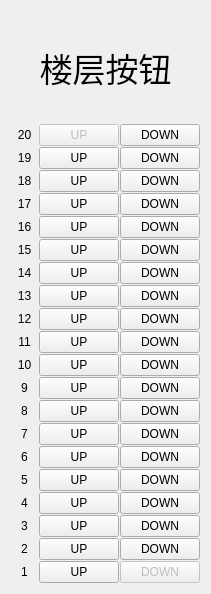
<?xml version="1.0" encoding="UTF-8"?>
<ui version="4.0">
 <class>buildingOfFloor</class>
 <widget class="QWidget" name="buildingOfFloor">
  <property name="geometry">
   <rect>
    <x>0</x>
    <y>0</y>
    <width>211</width>
    <height>594</height>
   </rect>
  </property>
  <property name="windowTitle">
   <string>楼层图</string>
  </property>
  <layout class="QVBoxLayout" name="verticalLayout_2">
   <item>
    <layout class="QVBoxLayout" name="verticalLayout">
     <property name="spacing">
      <number>1</number>
     </property>
     <item>
      <widget class="QLabel" name="label_93">
       <property name="font">
        <font>
         <pointsize>25</pointsize>
        </font>
       </property>
       <property name="text">
        <string>楼层按钮</string>
       </property>
       <property name="alignment">
        <set>Qt::AlignCenter</set>
       </property>
      </widget>
     </item>
     <item>
      <layout class="QHBoxLayout" name="horizontalLayout_21">
       <item>
        <widget class="QLabel" name="label_115">
         <property name="text">
          <string>20</string>
         </property>
         <property name="alignment">
          <set>Qt::AlignCenter</set>
         </property>
        </widget>
       </item>
       <item>
        <widget class="QPushButton" name="up20">
         <property name="enabled">
          <bool>false</bool>
         </property>
         <property name="text">
          <string>UP</string>
         </property>
        </widget>
       </item>
       <item>
        <widget class="QPushButton" name="down20">
         <property name="text">
          <string>DOWN</string>
         </property>
        </widget>
       </item>
      </layout>
     </item>
     <item>
      <layout class="QHBoxLayout" name="horizontalLayout_18">
       <item>
        <widget class="QLabel" name="label_112">
         <property name="text">
          <string>19</string>
         </property>
         <property name="alignment">
          <set>Qt::AlignCenter</set>
         </property>
        </widget>
       </item>
       <item>
        <widget class="QPushButton" name="up19">
         <property name="text">
          <string>UP</string>
         </property>
        </widget>
       </item>
       <item>
        <widget class="QPushButton" name="down19">
         <property name="text">
          <string>DOWN</string>
         </property>
        </widget>
       </item>
      </layout>
     </item>
     <item>
      <layout class="QHBoxLayout" name="horizontalLayout_17">
       <item>
        <widget class="QLabel" name="label_111">
         <property name="text">
          <string>18</string>
         </property>
         <property name="alignment">
          <set>Qt::AlignCenter</set>
         </property>
        </widget>
       </item>
       <item>
        <widget class="QPushButton" name="up18">
         <property name="text">
          <string>UP</string>
         </property>
        </widget>
       </item>
       <item>
        <widget class="QPushButton" name="down18">
         <property name="text">
          <string>DOWN</string>
         </property>
        </widget>
       </item>
      </layout>
     </item>
     <item>
      <layout class="QHBoxLayout" name="horizontalLayout_20">
       <item>
        <widget class="QLabel" name="label_114">
         <property name="text">
          <string>17</string>
         </property>
         <property name="alignment">
          <set>Qt::AlignCenter</set>
         </property>
        </widget>
       </item>
       <item>
        <widget class="QPushButton" name="up17">
         <property name="text">
          <string>UP</string>
         </property>
        </widget>
       </item>
       <item>
        <widget class="QPushButton" name="down17">
         <property name="text">
          <string>DOWN</string>
         </property>
        </widget>
       </item>
      </layout>
     </item>
     <item>
      <layout class="QHBoxLayout" name="horizontalLayout_19">
       <item>
        <widget class="QLabel" name="label_113">
         <property name="text">
          <string>16</string>
         </property>
         <property name="alignment">
          <set>Qt::AlignCenter</set>
         </property>
        </widget>
       </item>
       <item>
        <widget class="QPushButton" name="up16">
         <property name="text">
          <string>UP</string>
         </property>
        </widget>
       </item>
       <item>
        <widget class="QPushButton" name="down16">
         <property name="text">
          <string>DOWN</string>
         </property>
        </widget>
       </item>
      </layout>
     </item>
     <item>
      <layout class="QHBoxLayout" name="horizontalLayout_2">
       <item>
        <widget class="QLabel" name="label_96">
         <property name="text">
          <string>15</string>
         </property>
         <property name="alignment">
          <set>Qt::AlignCenter</set>
         </property>
        </widget>
       </item>
       <item>
        <widget class="QPushButton" name="up15">
         <property name="text">
          <string>UP</string>
         </property>
        </widget>
       </item>
       <item>
        <widget class="QPushButton" name="down15">
         <property name="text">
          <string>DOWN</string>
         </property>
        </widget>
       </item>
      </layout>
     </item>
     <item>
      <layout class="QHBoxLayout" name="horizontalLayout_3">
       <item>
        <widget class="QLabel" name="label_97">
         <property name="text">
          <string>14</string>
         </property>
         <property name="alignment">
          <set>Qt::AlignCenter</set>
         </property>
        </widget>
       </item>
       <item>
        <widget class="QPushButton" name="up14">
         <property name="text">
          <string>UP</string>
         </property>
        </widget>
       </item>
       <item>
        <widget class="QPushButton" name="down14">
         <property name="text">
          <string>DOWN</string>
         </property>
        </widget>
       </item>
      </layout>
     </item>
     <item>
      <layout class="QHBoxLayout" name="horizontalLayout_4">
       <item>
        <widget class="QLabel" name="label_98">
         <property name="text">
          <string>13</string>
         </property>
         <property name="alignment">
          <set>Qt::AlignCenter</set>
         </property>
        </widget>
       </item>
       <item>
        <widget class="QPushButton" name="up13">
         <property name="text">
          <string>UP</string>
         </property>
        </widget>
       </item>
       <item>
        <widget class="QPushButton" name="down13">
         <property name="text">
          <string>DOWN</string>
         </property>
        </widget>
       </item>
      </layout>
     </item>
     <item>
      <layout class="QHBoxLayout" name="horizontalLayout_5">
       <item>
        <widget class="QLabel" name="label_99">
         <property name="text">
          <string>12</string>
         </property>
         <property name="alignment">
          <set>Qt::AlignCenter</set>
         </property>
        </widget>
       </item>
       <item>
        <widget class="QPushButton" name="up12">
         <property name="text">
          <string>UP</string>
         </property>
        </widget>
       </item>
       <item>
        <widget class="QPushButton" name="down12">
         <property name="text">
          <string>DOWN</string>
         </property>
        </widget>
       </item>
      </layout>
     </item>
     <item>
      <layout class="QHBoxLayout" name="horizontalLayout_7">
       <item>
        <widget class="QLabel" name="label_101">
         <property name="text">
          <string>11</string>
         </property>
         <property name="alignment">
          <set>Qt::AlignCenter</set>
         </property>
        </widget>
       </item>
       <item>
        <widget class="QPushButton" name="up11">
         <property name="text">
          <string>UP</string>
         </property>
        </widget>
       </item>
       <item>
        <widget class="QPushButton" name="down11">
         <property name="text">
          <string>DOWN</string>
         </property>
        </widget>
       </item>
      </layout>
     </item>
     <item>
      <layout class="QHBoxLayout" name="horizontalLayout_9">
       <item>
        <widget class="QLabel" name="label_103">
         <property name="text">
          <string>10</string>
         </property>
         <property name="alignment">
          <set>Qt::AlignCenter</set>
         </property>
        </widget>
       </item>
       <item>
        <widget class="QPushButton" name="up10">
         <property name="text">
          <string>UP</string>
         </property>
        </widget>
       </item>
       <item>
        <widget class="QPushButton" name="down10">
         <property name="text">
          <string>DOWN</string>
         </property>
        </widget>
       </item>
      </layout>
     </item>
     <item>
      <layout class="QHBoxLayout" name="horizontalLayout_8">
       <item>
        <widget class="QLabel" name="label_102">
         <property name="text">
          <string>9</string>
         </property>
         <property name="alignment">
          <set>Qt::AlignCenter</set>
         </property>
        </widget>
       </item>
       <item>
        <widget class="QPushButton" name="up9">
         <property name="text">
          <string>UP</string>
         </property>
        </widget>
       </item>
       <item>
        <widget class="QPushButton" name="down9">
         <property name="text">
          <string>DOWN</string>
         </property>
        </widget>
       </item>
      </layout>
     </item>
     <item>
      <layout class="QHBoxLayout" name="horizontalLayout_11">
       <item>
        <widget class="QLabel" name="label_105">
         <property name="text">
          <string>8</string>
         </property>
         <property name="alignment">
          <set>Qt::AlignCenter</set>
         </property>
        </widget>
       </item>
       <item>
        <widget class="QPushButton" name="up8">
         <property name="text">
          <string>UP</string>
         </property>
        </widget>
       </item>
       <item>
        <widget class="QPushButton" name="down8">
         <property name="text">
          <string>DOWN</string>
         </property>
        </widget>
       </item>
      </layout>
     </item>
     <item>
      <layout class="QHBoxLayout" name="horizontalLayout_13">
       <item>
        <widget class="QLabel" name="label_107">
         <property name="text">
          <string>7</string>
         </property>
         <property name="alignment">
          <set>Qt::AlignCenter</set>
         </property>
        </widget>
       </item>
       <item>
        <widget class="QPushButton" name="up7">
         <property name="text">
          <string>UP</string>
         </property>
        </widget>
       </item>
       <item>
        <widget class="QPushButton" name="down7">
         <property name="text">
          <string>DOWN</string>
         </property>
        </widget>
       </item>
      </layout>
     </item>
     <item>
      <layout class="QHBoxLayout" name="horizontalLayout_6">
       <item>
        <widget class="QLabel" name="label_100">
         <property name="text">
          <string>6</string>
         </property>
         <property name="alignment">
          <set>Qt::AlignCenter</set>
         </property>
        </widget>
       </item>
       <item>
        <widget class="QPushButton" name="up6">
         <property name="text">
          <string>UP</string>
         </property>
        </widget>
       </item>
       <item>
        <widget class="QPushButton" name="down6">
         <property name="text">
          <string>DOWN</string>
         </property>
        </widget>
       </item>
      </layout>
     </item>
     <item>
      <layout class="QHBoxLayout" name="horizontalLayout_16">
       <item>
        <widget class="QLabel" name="label_110">
         <property name="text">
          <string>5</string>
         </property>
         <property name="alignment">
          <set>Qt::AlignCenter</set>
         </property>
        </widget>
       </item>
       <item>
        <widget class="QPushButton" name="up5">
         <property name="text">
          <string>UP</string>
         </property>
        </widget>
       </item>
       <item>
        <widget class="QPushButton" name="down5">
         <property name="text">
          <string>DOWN</string>
         </property>
        </widget>
       </item>
      </layout>
     </item>
     <item>
      <layout class="QHBoxLayout" name="horizontalLayout_15">
       <item>
        <widget class="QLabel" name="label_109">
         <property name="text">
          <string>4</string>
         </property>
         <property name="alignment">
          <set>Qt::AlignCenter</set>
         </property>
        </widget>
       </item>
       <item>
        <widget class="QPushButton" name="up4">
         <property name="text">
          <string>UP</string>
         </property>
        </widget>
       </item>
       <item>
        <widget class="QPushButton" name="down4">
         <property name="text">
          <string>DOWN</string>
         </property>
        </widget>
       </item>
      </layout>
     </item>
     <item>
      <layout class="QHBoxLayout" name="horizontalLayout_14">
       <item>
        <widget class="QLabel" name="label_108">
         <property name="text">
          <string>3</string>
         </property>
         <property name="alignment">
          <set>Qt::AlignCenter</set>
         </property>
        </widget>
       </item>
       <item>
        <widget class="QPushButton" name="up3">
         <property name="text">
          <string>UP</string>
         </property>
        </widget>
       </item>
       <item>
        <widget class="QPushButton" name="down3">
         <property name="text">
          <string>DOWN</string>
         </property>
        </widget>
       </item>
      </layout>
     </item>
     <item>
      <layout class="QHBoxLayout" name="horizontalLayout_12">
       <item>
        <widget class="QLabel" name="label_106">
         <property name="text">
          <string>2</string>
         </property>
         <property name="alignment">
          <set>Qt::AlignCenter</set>
         </property>
        </widget>
       </item>
       <item>
        <widget class="QPushButton" name="up2">
         <property name="text">
          <string>UP</string>
         </property>
        </widget>
       </item>
       <item>
        <widget class="QPushButton" name="down2">
         <property name="text">
          <string>DOWN</string>
         </property>
        </widget>
       </item>
      </layout>
     </item>
     <item>
      <layout class="QHBoxLayout" name="horizontalLayout">
       <item>
        <widget class="QLabel" name="label_95">
         <property name="text">
          <string>1</string>
         </property>
         <property name="alignment">
          <set>Qt::AlignCenter</set>
         </property>
        </widget>
       </item>
       <item>
        <widget class="QPushButton" name="up1">
         <property name="text">
          <string>UP</string>
         </property>
        </widget>
       </item>
       <item>
        <widget class="QPushButton" name="down1">
         <property name="enabled">
          <bool>false</bool>
         </property>
         <property name="text">
          <string>DOWN</string>
         </property>
        </widget>
       </item>
      </layout>
     </item>
    </layout>
   </item>
  </layout>
 </widget>
 <resources/>
 <connections/>
</ui>
